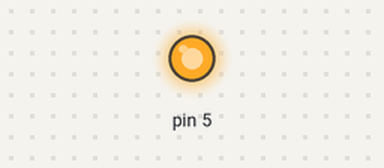
Bench run of a sketch on a simulated Arduino Uno, built with avr-gcc and run on an emulated ATmega328P. On the bench: output pins drawn as LEDs (lit = HIGH).

Above: at 0.5 s.
At 10.0 s:
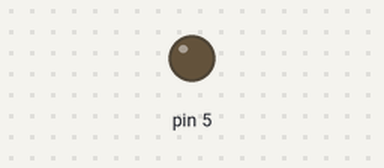
Timing chart, 0 to 16.9 s (numbered marks = the images above):
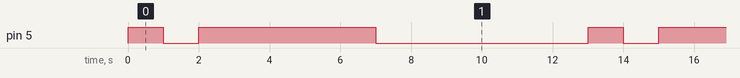

The sketch:

wrong-turn.ino
```cpp
// the setup function runs once when you press reset or power the board
void setup() {
  // initialize digital pin LED_BUILTIN as an output.
  pinMode(5, OUTPUT);
}

// the loop function runs over and over again forever
void loop() {


  digitalWrite(5, HIGH);   // turn the LED on (HIGH is the voltage level)
  delay(1000);
  digitalWrite(5, LOW);    // turn the LED off by making the voltage LOW
  delay(1000);


 digitalWrite(5, HIGH);   // turn the LED on (HIGH is the voltage level)
  delay(5000);
  digitalWrite(5, LOW);    // turn the LED off by making the voltage LOW
  delay(5000);


  delay(1000);

}
```

Measured:
- by itself, pin 5: repeats every 13.0 s: LOW 1.0 s, HIGH 5.0 s, LOW 6.0 s, HIGH 1.0 s
- by itself, everything shown: repeats every 13.0 s, in 4 steps
